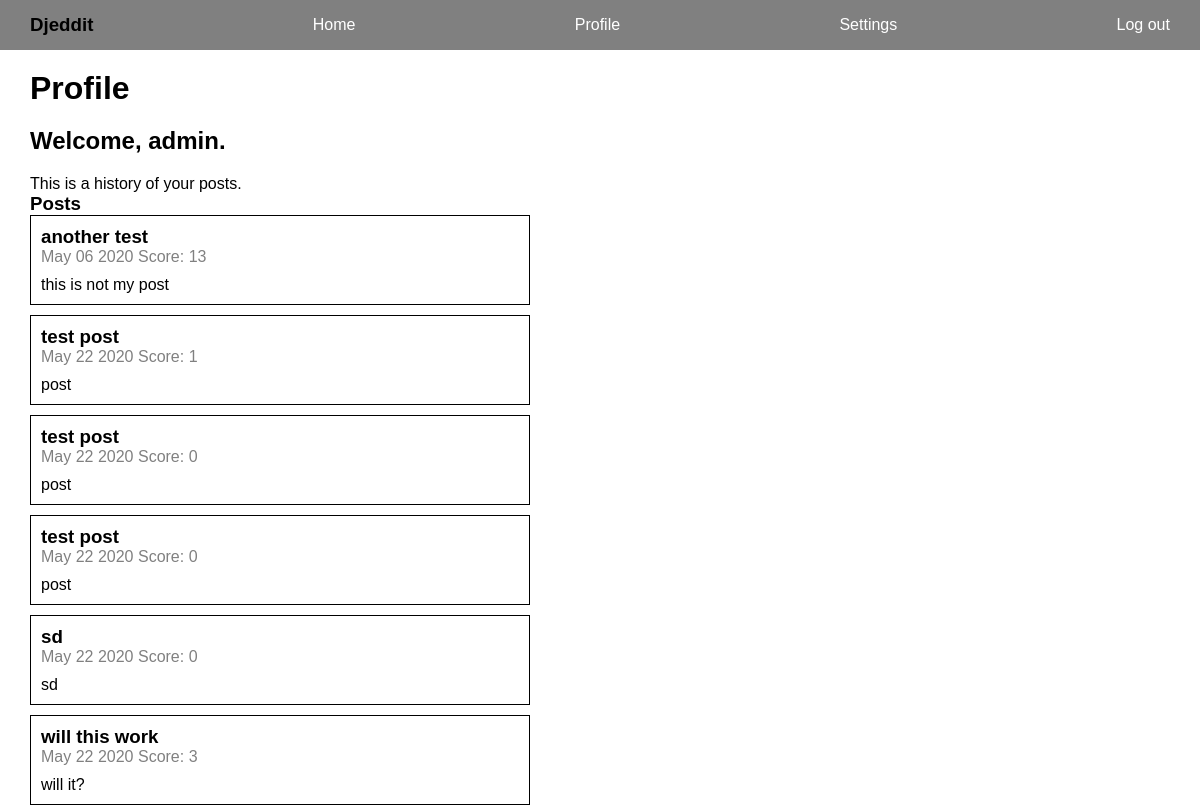
Before: /reddit/profile/ (signed in) with the older database file.
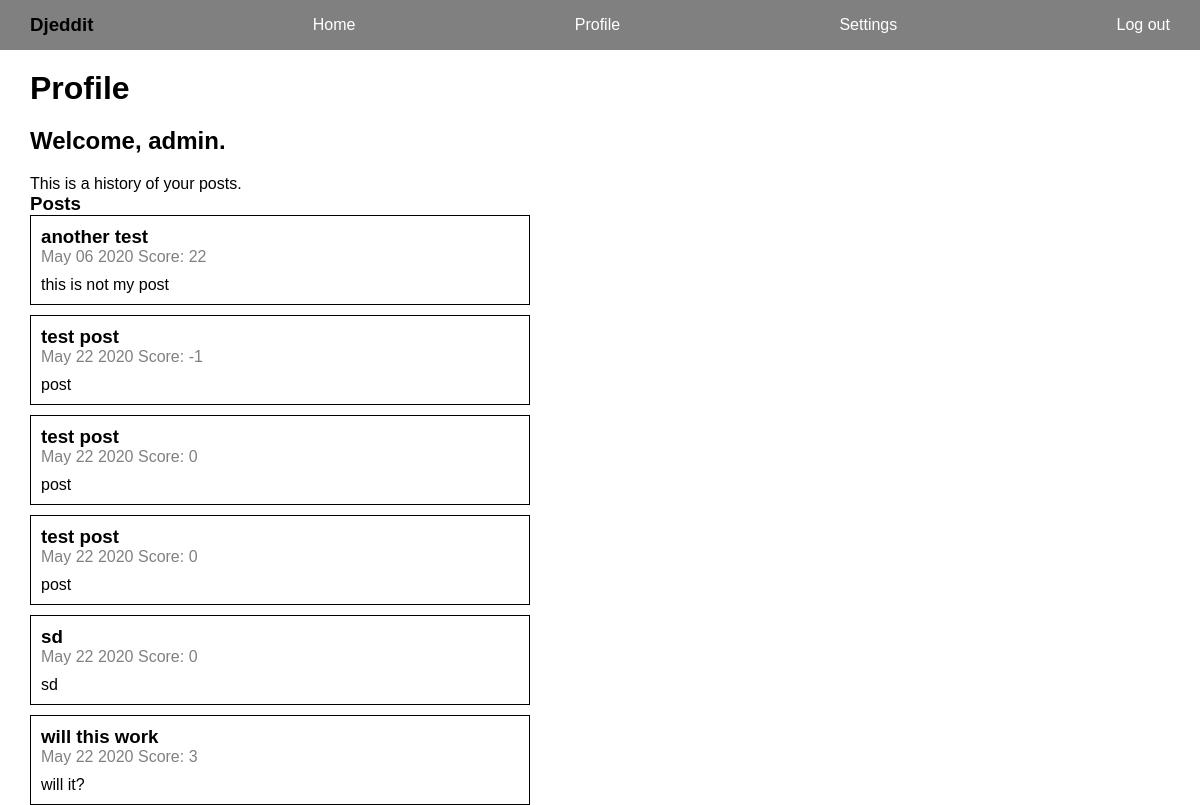
After: the same page with the newer database file.
### reddit_app/models.py (models this page shows, shortened)
class Post(models.Model):
    title = models.CharField(max_length=200)
    author = models.ForeignKey(User, on_delete=models.CASCADE)
    text = models.TextField()
    votes = models.IntegerField(default=0)
    created_at = models.DateTimeField(auto_now_add=True)
    def date_posted(self):
        return self.created_at.strftime('%B %d %Y')

### reddit_app/views.py (the view)
# urls.py: path("profile/", views.profile, name="profile"),
@login_required
def profile(request):
    user = request.user
    posts = Post.objects.filter(author=user)
    context = {"posts": posts, "user": user}
    return render(request, "reddit_app/profile.html", context)

### templates/reddit_app/profile.html (shortened to what this page needs)
{% extends "base.html" %}
{% block content %}
<h1>Profile</h1>
<div>
    <h2>Welcome, {{user.username}}.</h2>
    <p>This is a history of your posts.</p>
    <h3>Posts</h3>
    <div class="profile-posts">
        {% if posts.count %}
            {% for post in posts %}
                <div class="profile-post">
                    <a href={% url 'reddit_app:single_post' post.id %}>
                        <h3>{{post.title}}</h3>
                        <span>{{post.date_posted}}</span>
                        <span>Score: {{post.votes}}</span>
                        <p>{{post.text}}</p>
                    </a>
                </div>
            {% endfor %}
        {% else %}
            <p>You do not have any posts yet.</p>
        {% endif %}
    </div>
{% endblock content %}

Changed rows visible on the page:
changed Post "another test": votes "13" → "22"
changed Post (number 2 of 6 on the later page): votes "1" → "-1"
